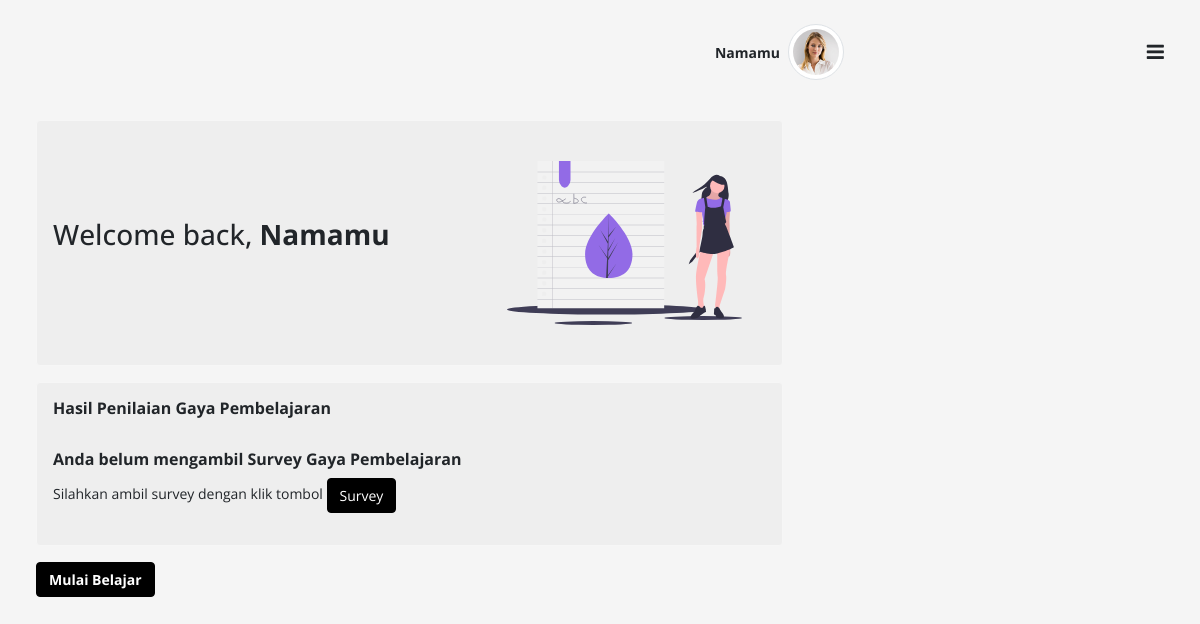
The app's page /student/index-adaptive-learning.php (signed in), older data.
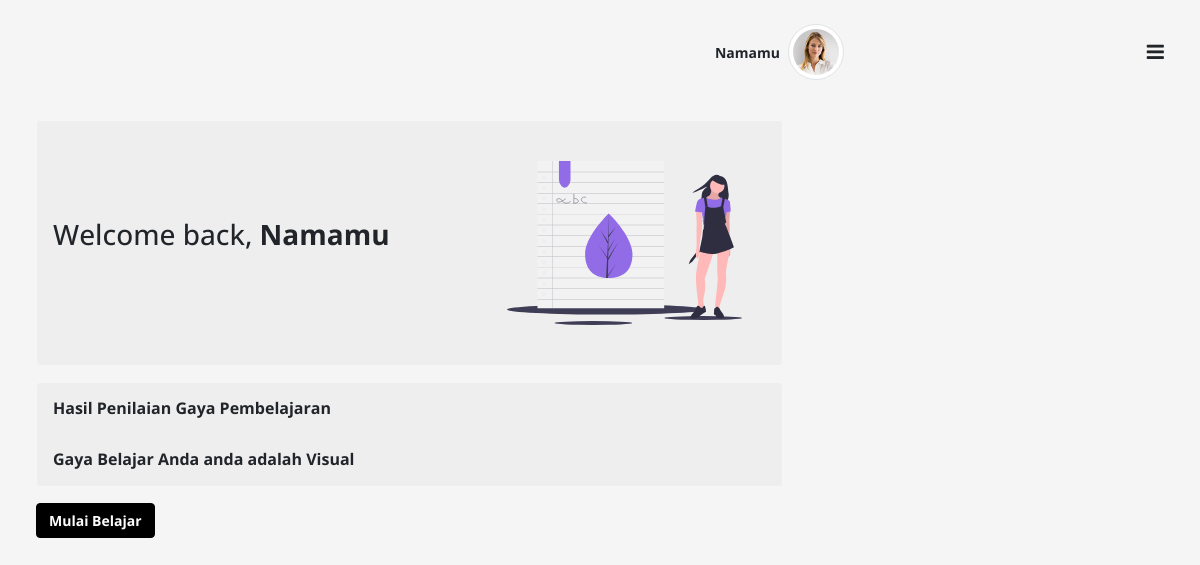
The same page, newer data.
### tables this page shows
CREATE TABLE `survey_results` (
  `id` int(11) NOT NULL,
  `student_id` int(11) DEFAULT NULL,
  `visual` int(11) DEFAULT NULL,
  `auditory` int(11) DEFAULT NULL,
  `reading` int(11) DEFAULT NULL,
  `kinesthetic` int(11) DEFAULT NULL
);

### student/index-adaptive-learning.php (the view, shortened to what this page needs)
<?php
include('../config/db.php');
$survey = mysqli_query($conn, "SELECT * FROM survey_results where student_id = '{$_SESSION['student_id']}'");
$survey_row = mysqli_num_rows($survey);
if ($survey_row == 1) {
    $surveyData = mysqli_fetch_array($survey, MYSQLI_ASSOC);
    $maxValue = max($surveyData['visual'], $surveyData['auditory'], $surveyData['reading'], $surveyData['kinesthetic']);
    $learningType  = '';
if ($maxValue == $surveyData['visual'] && $maxValue == $surveyData['auditory']) {
    $learningType = 'Visual dan Auditory';
} elseif ($maxValue == $surveyData['visual'] && $maxValue == $surveyData['reading']) {
    $learningType = 'Visual dan Reading';
} elseif ($maxValue == $surveyData['visual'] && $maxValue == $surveyData['kinesthetic']) {
    $learningType = 'Visual dan Kinesthetic';
} elseif ($maxValue == $surveyData['auditory'] && $maxValue == $surveyData['reading']) {
    $learningType = 'Auditory dan Reading';
} elseif ($maxValue == $surveyData['auditory'] && $maxValue == $surveyData['kinesthetic']) {
    $learningType = 'Auditory dan Kinesthetic';
} elseif ($maxValue == $surveyData['reading'] && $maxValue == $surveyData['kinesthetic']) {
    $learningType = 'Reading dan Kinesthetic';
} elseif ($maxValue == $surveyData['visual']) {
    $learningType = 'Visual';
} elseif ($maxValue == $surveyData['auditory']) {
    $learningType = 'Auditory';
} elseif ($maxValue == $surveyData['reading']) {
    $learningType = 'Reading/Writing';
} elseif ($maxValue == $surveyData['kinesthetic']) {
    $learningType = 'Kinesthetic';
}
} else {
    $_SESSION['survey_taken'] = false;
}
?>
<!doctype html>
<html class="no-js" lang="en" dir="ltr">
<head>
    <link rel="stylesheet" href="../node_modules/owl.carousel2/dist/assets/owl.carousel.min.css" />
    <link rel="stylesheet" href="../assets/css/e-learn.style.min.css">
    <link href="../assets/css/style.css?v=<?php echo date("yymmdd") ?>" rel="stylesheet" />
</head>
<body>
    <div id="elearn-layout" class="theme-purple">
        <div class="main px-lg-4 px-md-4">
            <?php include('../layout/header.php'); ?>
            <div class="body d-flex py-lg-3 py-md-2">
                <div class="container-xxl">
                    <div class="row clearfix g-3">
                        <div class="col-lg-8 col-md-12 flex-column">
                            <div class="row row-deck g-3">
                                <div class="col-12 col-xl-12 col-lg-12">
                                    <div class="card mb-3 color-bg-200">
                                        <div class="card-body">
                                            <div class="row align-items-center">
                                                <div class="col-12 col-lg-5 order-lg-2">
                                                    <div class="text-center p-4">
                                                        <img src="../assets/images/study.svg" alt="..." class="img-fluid set-md-img">
                                                    </div>
                                                </div>
                                                <div class="col-12 col-lg-7 order-lg-1">
                                                    <h3 class=" mb-3">Welcome back, <span class="fw-bold">
                                                            <?php echo $_SESSION['name']; ?>
                                                        </span>
                                                    </h3>
                                                </div>
                                            </div>
                                        </div>
                                    </div>
                                </div>
                            </div>
                                <div class="card mb-3 color-bg-200">
                                    <div class="card-header py-3">
                                        <h6 class="mb-0 fw-bold ">Hasil Penilaian Gaya Pembelajaran</h6>
                                    </div>
                                    <div class="card-body">
                                        <?php
                                        if ($_SESSION['survey_taken']) { ?>
                                            <h6 class="mb-0 fw-bold">Gaya Belajar Anda anda adalah <?php echo $learningType ?></h6>
                                        <?php  } else { ?>
                                            <?php if ($_SESSION['survey_taken']) { ?>
                                                <h6 class="mb-0 fw-bold">
                                                    Anda sudah mengambil Survey, silahkan tunggu hasil survey yang masih
                                                    diproses
                                                </h6>
                                            <?php  } else { ?>
                                                <h6 class="mb-2 fw-bold">Anda belum mengambil Survey Gaya Pembelajaran</h6>
                                                <p>Silahkan ambil survey dengan klik tombol <a href="survey.php" class="btn btn-primary ">Survey</a></p>
                                        <?php }
                                        } ?>
                                    </div>
                                </div>
                            <a href="modul.php" class="btn btn-primary modul"><b>Mulai Belajar</b></a>
                        </div>
                    </div>
                </div>
            </div>
        </div>
</body>
</html>

### layout/header.php (shortened to what this page needs)
<div class="header">
    <nav class="navbar py-4">
        <div class="container-xxl">
            <div class="h-right d-flex align-items-center mr-5 mr-lg-0 order-1">
                <div class="dropdown user-profile ml-2 ml-sm-3 d-flex align-items-center zindex-popover">
                    <div class="u-info me-2">
                        <p class="mb-0 text-end line-height-sm "><span class="font-weight-bold">
                                <?php echo $_SESSION['name'] ?>
                            </span></p>
                    </div>
                    <a class="nav-link dropdown-toggle pulse p-0" href="#" role="button" data-bs-toggle="dropdown"
                        data-bs-display="static">
                        <img class="avatar lg rounded-circle img-thumbnail" src="../assets/images/profile_av.png"
                            alt="profile">
                    </a>
                </div>
            </div>
            <button class="navbar-toggler p-0 border-0 menu-toggle order-3" type="button" data-bs-toggle="collapse"
                data-bs-target="#mainHeader">
                <span class="fa fa-bars"></span>
            </button>
        </div>
    </nav>
</div>

### assets/css/style.css (style rules this page uses)
html, body { height: 100%; }
body { display: flex; align-items: center; padding-top: 40px; padding-bottom: 40px; background-color: #f5f5f5; }
.text-center { text-align: center; }
.modul { transition: box-shadow 0.3s; }

Row changes from the older to the newer data that the page shows:
added survey_results: learningType "Visual"
Text that changed along with them:
text no longer shown: "Anda belum mengambil Survey Gaya Pembelajaran Silahkan ambil survey dengan klik tombol Survey"
text now shown: "Gaya Belajar Anda anda adalah"
